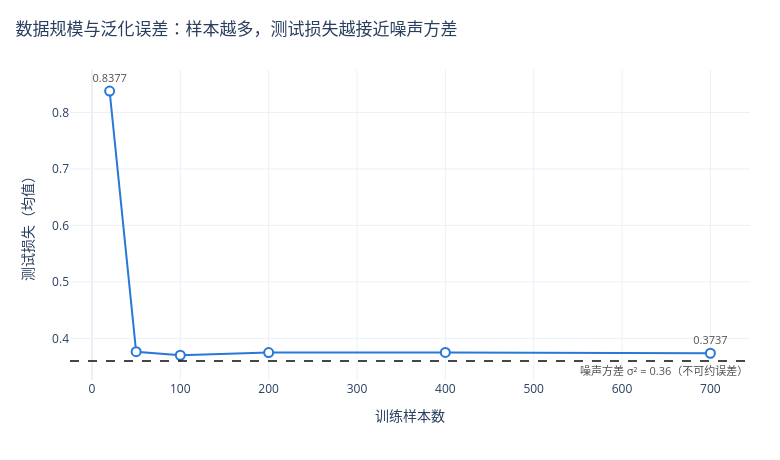

Source (notebook cell):
### Code cell
# 数据规模对泛化误差的影响：逐步增大训练样本数，在同一测试集上评估
sizes = [20, 50, 100, 200, 400, 700]
size_rows = []
for n in sizes:
    w_n, b_n, _, _ = fit(X_train[:n], y_train[:n], W1_INIT, B1_INIT,
                         lr=LR, batch_size=BATCH, epochs=EPOCHS)
    mse_tr, _ = evaluate(w_n, b_n, X_train[:n], y_train[:n])
    mse_te, r2_te = evaluate(w_n, b_n, X_test, y_test)
    size_rows.append({"训练样本数": n, "训练损失": round(mse_tr, 4),
                      "测试损失": round(mse_te, 4), "测试 R²": round(r2_te, 4)})

df_size = pd.DataFrame(size_rows)

fig = go.Figure()
fig.add_trace(go.Scatter(
    x=df_size["训练样本数"], y=df_size["测试损失"], mode="lines+markers+text", name="测试损失",
    line=dict(color=C_BLUE, width=2),
    marker=dict(size=9, color="white", line=dict(color=C_BLUE, width=2)),
    text=["" if i not in (0, len(df_size) - 1) else f"{v:.4f}"
          for i, v in enumerate(df_size["测试损失"])],
    textposition="top center", textfont=dict(color=C_MUTED, size=11),
    hovertemplate="训练样本 %{x} 条<br>测试损失 %{y:.4f}<extra></extra>",
))
fig.add_hline(y=NOISE_STD ** 2, line=dict(color=C_TRUE, width=1.6, dash="dash"),
              annotation_text=f"噪声方差 σ² = {NOISE_STD ** 2:.2f}（不可约误差）",
              annotation_position="bottom right", annotation_font=dict(color=C_MUTED, size=11))
style(fig, "数据规模与泛化误差：样本越多，测试损失越接近噪声方差", "训练样本数", "测试损失（均值）",
      width=780, height=460)
fig.show()

### Figure 1 — Plotly figure (JSON) as saved in the notebook; plotly's stock layout.template omitted (floating-point values rounded to 4 significant figures)
{"data": [{"hovertemplate": "训练样本 %{x} 条<br>测试损失 %{y:.4f}<extra></extra>", "line": {"color": "#2a78d6", "width": 2}, "marker": {"color": "white", "line": {"color": "#2a78d6", "width": 2}, "size": 9}, "mode": "lines+markers+text", "name": "测试损失", "text": ["0.8377", "", "", "", "", "0.3737"], "textfont": {"color": "#52514e", "size": 11}, "textposition": "top center", "type": "scatter", "x": [20, 50, 100, 200, 400, 700], "y": [0.8377, 0.3764, 0.3702, 0.3749, 0.3752, 0.3737]}], "layout": {"annotations": [{"font": {"color": "#52514e", "size": 11}, "showarrow": false, "text": "噪声方差 σ² = 0.36（不可约误差）", "x": 1, "xanchor": "right", "xref": "x domain", "y": 0.36, "yanchor": "top", "yref": "y"}], "height": 460, "hovermode": "closest", "legend": {"orientation": "h", "title": {}, "x": 0, "y": -0.18, "yanchor": "top"}, "margin": {"b": 80, "l": 70, "r": 30, "t": 70}, "shapes": [{"line": {"color": "#0b0b0b", "dash": "dash", "width": 1.6}, "type": "line", "x0": 0, "x1": 1, "xref": "x domain", "y0": 0.36, "y1": 0.36, "yref": "y"}], "title": {"text": "数据规模与泛化误差：样本越多，测试损失越接近噪声方差", "x": 0.02, "xanchor": "left"}, "width": 780, "xaxis": {"title": {"text": "训练样本数"}}, "yaxis": {"title": {"text": "测试损失（均值）"}}}}
